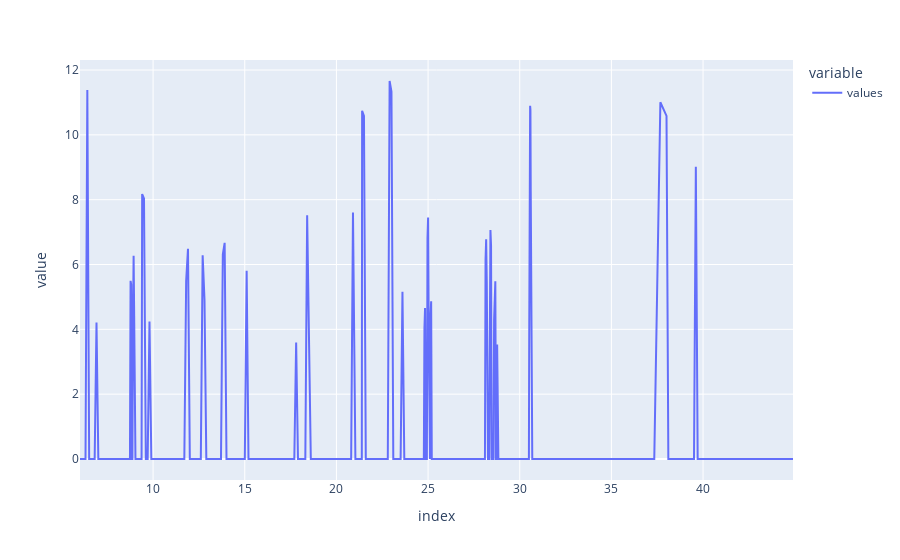
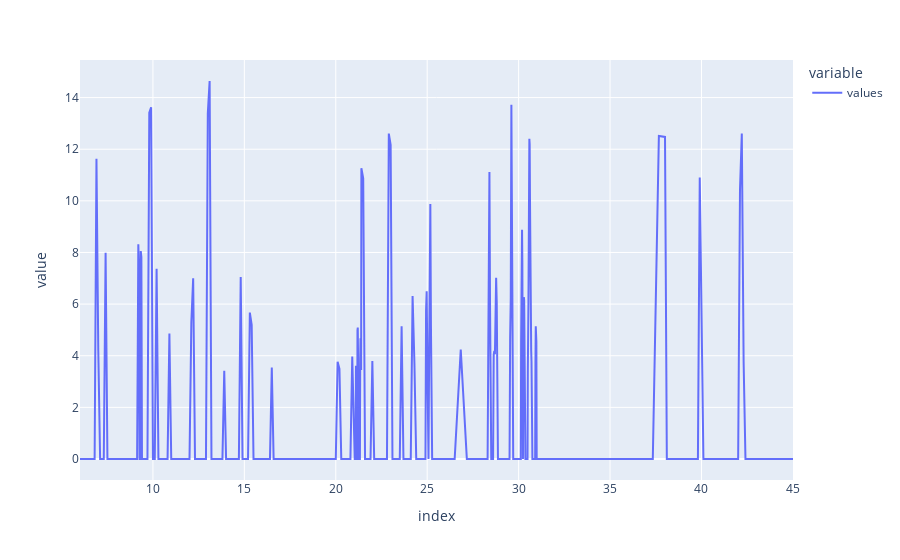
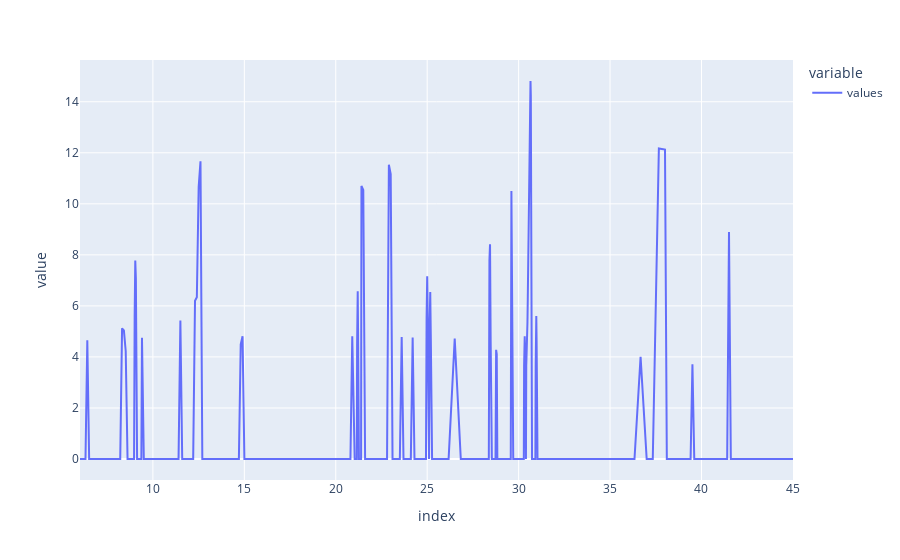
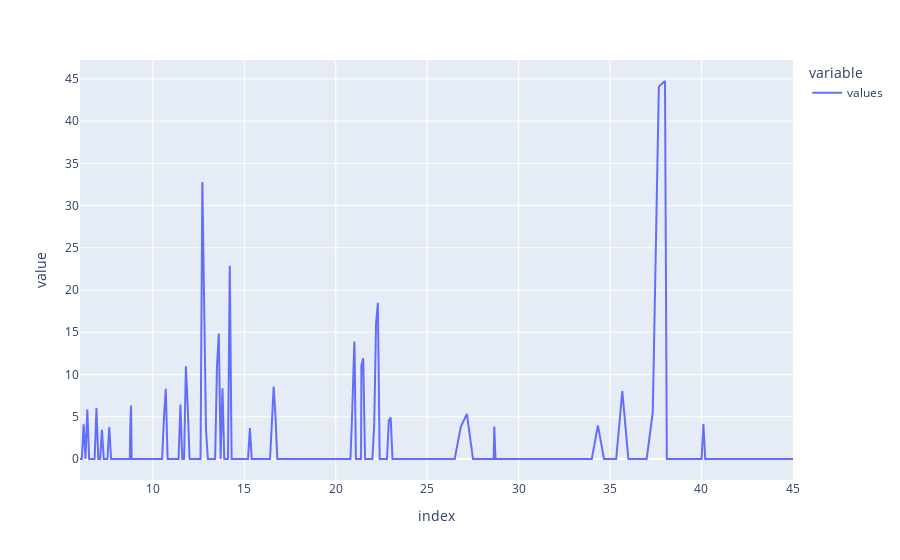

These figures' notebook cell, in order:
### Code cell
# chedadi 100 acide méthylmalonique et 30H-propionique (un peu)

for i in data[:4]:
    fig = i.df.plot()
    fig.show()
    print(i.ruleBasedCheck())

### Figure 1 — Plotly figure (JSON) as saved in the notebook; plotly's stock layout.template omitted (floating-point values rounded to 4 significant figures; data arrays with more than 128 entries replaced by an {"elided": "..."} marker saying what was removed)
{"data": [{"hovertemplate": "variable=values<br>index=%{x}<br>value=%{y}<extra></extra>", "legendgroup": "values", "line": {"color": "#636efa", "dash": "solid"}, "mode": "lines", "name": "values", "orientation": "v", "showlegend": true, "type": "scatter", "x": {"elided": "492 float values"}, "xaxis": "x", "y": {"elided": "492 float values"}, "yaxis": "y"}], "layout": {"legend": {"title": {"text": "variable"}, "tracegroupgap": 0}, "margin": {"t": 60}, "xaxis": {"anchor": "y", "domain": [0, 1], "title": {"text": "index"}}, "yaxis": {"anchor": "x", "domain": [0, 1], "title": {"text": "value"}}}}

### Figure 2 — Plotly figure (JSON) as saved in the notebook; plotly's stock layout.template omitted (floating-point values rounded to 4 significant figures; data arrays with more than 128 entries replaced by an {"elided": "..."} marker saying what was removed)
{"data": [{"hovertemplate": "variable=values<br>index=%{x}<br>value=%{y}<extra></extra>", "legendgroup": "values", "line": {"color": "#636efa", "dash": "solid"}, "mode": "lines", "name": "values", "orientation": "v", "showlegend": true, "type": "scatter", "x": {"elided": "493 float values"}, "xaxis": "x", "y": {"elided": "493 float values"}, "yaxis": "y"}], "layout": {"legend": {"title": {"text": "variable"}, "tracegroupgap": 0}, "margin": {"t": 60}, "xaxis": {"anchor": "y", "domain": [0, 1], "title": {"text": "index"}}, "yaxis": {"anchor": "x", "domain": [0, 1], "title": {"text": "value"}}}}

### Figure 3 — Plotly figure (JSON) as saved in the notebook; plotly's stock layout.template omitted (floating-point values rounded to 4 significant figures; data arrays with more than 128 entries replaced by an {"elided": "..."} marker saying what was removed)
{"data": [{"hovertemplate": "variable=values<br>index=%{x}<br>value=%{y}<extra></extra>", "legendgroup": "values", "line": {"color": "#636efa", "dash": "solid"}, "mode": "lines", "name": "values", "orientation": "v", "showlegend": true, "type": "scatter", "x": {"elided": "493 float values"}, "xaxis": "x", "y": {"elided": "493 float values"}, "yaxis": "y"}], "layout": {"legend": {"title": {"text": "variable"}, "tracegroupgap": 0}, "margin": {"t": 60}, "xaxis": {"anchor": "y", "domain": [0, 1], "title": {"text": "index"}}, "yaxis": {"anchor": "x", "domain": [0, 1], "title": {"text": "value"}}}}

### Figure 4 — Plotly figure (JSON) as saved in the notebook; plotly's stock layout.template omitted (floating-point values rounded to 4 significant figures; data arrays with more than 128 entries replaced by an {"elided": "..."} marker saying what was removed)
{"data": [{"hovertemplate": "variable=values<br>index=%{x}<br>value=%{y}<extra></extra>", "legendgroup": "values", "line": {"color": "#636efa", "dash": "solid"}, "mode": "lines", "name": "values", "orientation": "v", "showlegend": true, "type": "scatter", "x": {"elided": "493 float values"}, "xaxis": "x", "y": {"elided": "493 float values"}, "yaxis": "y"}], "layout": {"legend": {"title": {"text": "variable"}, "tracegroupgap": 0}, "margin": {"t": 60}, "xaxis": {"anchor": "y", "domain": [0, 1], "title": {"text": "index"}}, "yaxis": {"anchor": "x", "domain": [0, 1], "title": {"text": "value"}}}}
